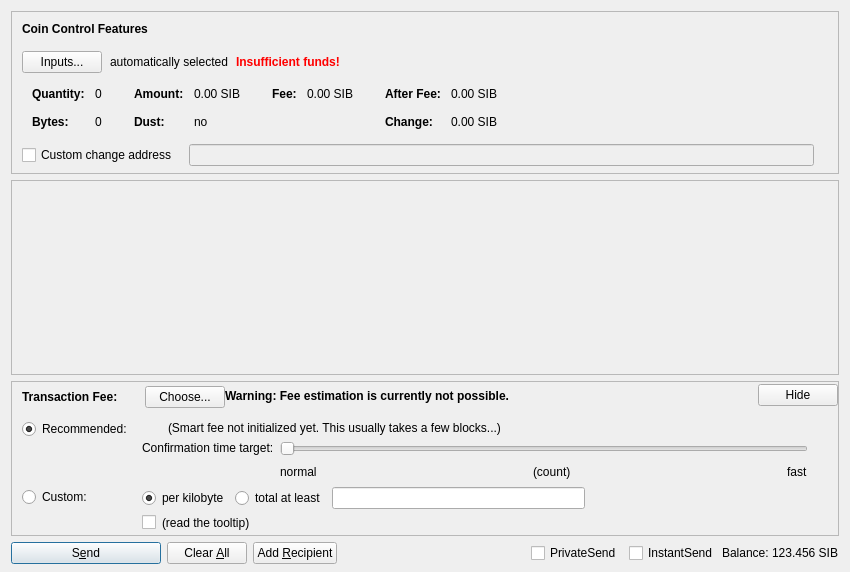
<?xml version="1.0" encoding="UTF-8"?>
<ui version="4.0">
 <class>SendCoinsDialog</class>
 <widget class="QDialog" name="SendCoinsDialog">
  <property name="geometry">
   <rect>
    <x>0</x>
    <y>0</y>
    <width>850</width>
    <height>572</height>
   </rect>
  </property>
  <property name="windowTitle">
   <string>Send Coins</string>
  </property>
  <layout class="QVBoxLayout" name="verticalLayout" stretch="0,1,0,0">
   <property name="bottomMargin">
    <number>8</number>
   </property>
   <item>
    <widget class="QFrame" name="frameCoinControl">
     <property name="sizePolicy">
      <sizepolicy hsizetype="Expanding" vsizetype="Expanding">
       <horstretch>0</horstretch>
       <verstretch>0</verstretch>
      </sizepolicy>
     </property>
     <property name="maximumSize">
      <size>
       <width>16777215</width>
       <height>16777215</height>
      </size>
     </property>
     <property name="frameShape">
      <enum>QFrame::StyledPanel</enum>
     </property>
     <property name="frameShadow">
      <enum>QFrame::Sunken</enum>
     </property>
     <layout class="QVBoxLayout" name="verticalLayoutCoinControl2">
      <property name="spacing">
       <number>0</number>
      </property>
      <property name="leftMargin">
       <number>0</number>
      </property>
      <property name="topMargin">
       <number>0</number>
      </property>
      <property name="rightMargin">
       <number>0</number>
      </property>
      <property name="bottomMargin">
       <number>6</number>
      </property>
      <item>
       <layout class="QVBoxLayout" name="verticalLayoutCoinControl" stretch="0,0,0,0,1">
        <property name="spacing">
         <number>0</number>
        </property>
        <property name="leftMargin">
         <number>10</number>
        </property>
        <property name="topMargin">
         <number>10</number>
        </property>
        <item>
         <layout class="QHBoxLayout" name="horizontalLayoutCoinControl1">
          <property name="bottomMargin">
           <number>15</number>
          </property>
          <item>
           <widget class="QLabel" name="labelCoinControlFeatures">
            <property name="sizePolicy">
             <sizepolicy hsizetype="Preferred" vsizetype="Maximum">
              <horstretch>0</horstretch>
              <verstretch>0</verstretch>
             </sizepolicy>
            </property>
            <property name="font">
             <font>
              <weight>75</weight>
              <bold>true</bold>
             </font>
            </property>
            <property name="styleSheet">
             <string notr="true">font-weight:bold;</string>
            </property>
            <property name="text">
             <string>Coin Control Features</string>
            </property>
           </widget>
          </item>
         </layout>
        </item>
        <item>
         <layout class="QHBoxLayout" name="horizontalLayoutCoinControl2" stretch="0,0,0,0">
          <property name="spacing">
           <number>8</number>
          </property>
          <property name="bottomMargin">
           <number>10</number>
          </property>
          <item>
           <widget class="QPushButton" name="pushButtonCoinControl">
            <property name="styleSheet">
             <string notr="true"/>
            </property>
            <property name="text">
             <string>Inputs...</string>
            </property>
            <property name="autoDefault">
             <bool>false</bool>
            </property>
           </widget>
          </item>
          <item>
           <widget class="QLabel" name="labelCoinControlAutomaticallySelected">
            <property name="text">
             <string>automatically selected</string>
            </property>
            <property name="margin">
             <number>5</number>
            </property>
           </widget>
          </item>
          <item>
           <widget class="QLabel" name="labelCoinControlInsuffFunds">
            <property name="font">
             <font>
              <weight>75</weight>
              <bold>true</bold>
             </font>
            </property>
            <property name="styleSheet">
             <string notr="true">color:red;font-weight:bold;</string>
            </property>
            <property name="text">
             <string>Insufficient funds!</string>
            </property>
            <property name="margin">
             <number>5</number>
            </property>
           </widget>
          </item>
          <item>
           <spacer name="horizontalSpacerCoinControl">
            <property name="orientation">
             <enum>Qt::Horizontal</enum>
            </property>
            <property name="sizeHint" stdset="0">
             <size>
              <width>40</width>
              <height>1</height>
             </size>
            </property>
           </spacer>
          </item>
         </layout>
        </item>
        <item>
         <widget class="QWidget" name="widgetCoinControl" native="true">
          <property name="sizePolicy">
           <sizepolicy hsizetype="Preferred" vsizetype="Preferred">
            <horstretch>0</horstretch>
            <verstretch>0</verstretch>
           </sizepolicy>
          </property>
          <property name="minimumSize">
           <size>
            <width>0</width>
            <height>0</height>
           </size>
          </property>
          <property name="styleSheet">
           <string notr="true"/>
          </property>
          <layout class="QHBoxLayout" name="horizontalLayoutCoinControl5">
           <property name="margin">
            <number>0</number>
           </property>
           <item>
            <layout class="QHBoxLayout" name="horizontalLayoutCoinControl3" stretch="0,0,0,1">
             <property name="spacing">
              <number>20</number>
             </property>
             <property name="topMargin">
              <number>0</number>
             </property>
             <property name="bottomMargin">
              <number>10</number>
             </property>
             <item>
              <layout class="QFormLayout" name="formLayoutCoinControl1">
               <property name="horizontalSpacing">
                <number>10</number>
               </property>
               <property name="verticalSpacing">
                <number>14</number>
               </property>
               <property name="leftMargin">
                <number>10</number>
               </property>
               <property name="topMargin">
                <number>4</number>
               </property>
               <property name="rightMargin">
                <number>6</number>
               </property>
               <item row="0" column="0">
                <widget class="QLabel" name="labelCoinControlQuantityText">
                 <property name="font">
                  <font>
                   <weight>75</weight>
                   <bold>true</bold>
                  </font>
                 </property>
                 <property name="text">
                  <string>Quantity:</string>
                 </property>
                 <property name="margin">
                  <number>0</number>
                 </property>
                </widget>
               </item>
               <item row="0" column="1">
                <widget class="QLabel" name="labelCoinControlQuantity">
                 <property name="cursor">
                  <cursorShape>IBeamCursor</cursorShape>
                 </property>
                 <property name="contextMenuPolicy">
                  <enum>Qt::ActionsContextMenu</enum>
                 </property>
                 <property name="text">
                  <string notr="true">0</string>
                 </property>
                 <property name="margin">
                  <number>0</number>
                 </property>
                 <property name="textInteractionFlags">
                  <set>Qt::LinksAccessibleByMouse|Qt::TextSelectableByKeyboard|Qt::TextSelectableByMouse</set>
                 </property>
                </widget>
               </item>
               <item row="1" column="0">
                <widget class="QLabel" name="labelCoinControlBytesText">
                 <property name="font">
                  <font>
                   <weight>75</weight>
                   <bold>true</bold>
                  </font>
                 </property>
                 <property name="text">
                  <string>Bytes:</string>
                 </property>
                </widget>
               </item>
               <item row="1" column="1">
                <widget class="QLabel" name="labelCoinControlBytes">
                 <property name="cursor">
                  <cursorShape>IBeamCursor</cursorShape>
                 </property>
                 <property name="contextMenuPolicy">
                  <enum>Qt::ActionsContextMenu</enum>
                 </property>
                 <property name="text">
                  <string notr="true">0</string>
                 </property>
                 <property name="textInteractionFlags">
                  <set>Qt::LinksAccessibleByMouse|Qt::TextSelectableByKeyboard|Qt::TextSelectableByMouse</set>
                 </property>
                </widget>
               </item>
              </layout>
             </item>
             <item>
              <layout class="QFormLayout" name="formLayoutCoinControl2">
               <property name="horizontalSpacing">
                <number>10</number>
               </property>
               <property name="verticalSpacing">
                <number>14</number>
               </property>
               <property name="leftMargin">
                <number>6</number>
               </property>
               <property name="topMargin">
                <number>4</number>
               </property>
               <property name="rightMargin">
                <number>6</number>
               </property>
               <item row="0" column="0">
                <widget class="QLabel" name="labelCoinControlAmountText">
                 <property name="font">
                  <font>
                   <weight>75</weight>
                   <bold>true</bold>
                  </font>
                 </property>
                 <property name="text">
                  <string>Amount:</string>
                 </property>
                 <property name="margin">
                  <number>0</number>
                 </property>
                </widget>
               </item>
               <item row="0" column="1">
                <widget class="QLabel" name="labelCoinControlAmount">
                 <property name="cursor">
                  <cursorShape>IBeamCursor</cursorShape>
                 </property>
                 <property name="contextMenuPolicy">
                  <enum>Qt::ActionsContextMenu</enum>
                 </property>
                 <property name="text">
                  <string notr="true">0.00 SIB</string>
                 </property>
                 <property name="textInteractionFlags">
                  <set>Qt::LinksAccessibleByMouse|Qt::TextSelectableByKeyboard|Qt::TextSelectableByMouse</set>
                 </property>
                </widget>
               </item>
               <item row="1" column="0">
                <widget class="QLabel" name="labelCoinControlLowOutputText">
                 <property name="font">
                  <font>
                   <weight>75</weight>
                   <bold>true</bold>
                  </font>
                 </property>
                 <property name="text">
                  <string>Dust:</string>
                 </property>
                </widget>
               </item>
               <item row="1" column="1">
                <widget class="QLabel" name="labelCoinControlLowOutput">
                 <property name="cursor">
                  <cursorShape>IBeamCursor</cursorShape>
                 </property>
                 <property name="contextMenuPolicy">
                  <enum>Qt::ActionsContextMenu</enum>
                 </property>
                 <property name="text">
                  <string notr="true">no</string>
                 </property>
                 <property name="textInteractionFlags">
                  <set>Qt::LinksAccessibleByMouse|Qt::TextSelectableByKeyboard|Qt::TextSelectableByMouse</set>
                 </property>
                </widget>
               </item>
              </layout>
             </item>
             <item>
              <layout class="QFormLayout" name="formLayoutCoinControl3">
               <property name="horizontalSpacing">
                <number>10</number>
               </property>
               <property name="verticalSpacing">
                <number>14</number>
               </property>
               <property name="leftMargin">
                <number>6</number>
               </property>
               <property name="topMargin">
                <number>4</number>
               </property>
               <property name="rightMargin">
                <number>6</number>
               </property>
               <item row="0" column="0">
                <widget class="QLabel" name="labelCoinControlFeeText">
                 <property name="font">
                  <font>
                   <weight>75</weight>
                   <bold>true</bold>
                  </font>
                 </property>
                 <property name="text">
                  <string>Fee:</string>
                 </property>
                 <property name="margin">
                  <number>0</number>
                 </property>
                </widget>
               </item>
               <item row="0" column="1">
                <widget class="QLabel" name="labelCoinControlFee">
                 <property name="cursor">
                  <cursorShape>IBeamCursor</cursorShape>
                 </property>
                 <property name="contextMenuPolicy">
                  <enum>Qt::ActionsContextMenu</enum>
                 </property>
                 <property name="text">
                  <string notr="true">0.00 SIB</string>
                 </property>
                 <property name="textInteractionFlags">
                  <set>Qt::LinksAccessibleByMouse|Qt::TextSelectableByKeyboard|Qt::TextSelectableByMouse</set>
                 </property>
                </widget>
               </item>
              </layout>
             </item>
             <item>
              <layout class="QFormLayout" name="formLayoutCoinControl4">
               <property name="horizontalSpacing">
                <number>10</number>
               </property>
               <property name="verticalSpacing">
                <number>14</number>
               </property>
               <property name="leftMargin">
                <number>6</number>
               </property>
               <property name="topMargin">
                <number>4</number>
               </property>
               <property name="rightMargin">
                <number>6</number>
               </property>
               <item row="0" column="0">
                <widget class="QLabel" name="labelCoinControlAfterFeeText">
                 <property name="font">
                  <font>
                   <weight>75</weight>
                   <bold>true</bold>
                  </font>
                 </property>
                 <property name="text">
                  <string>After Fee:</string>
                 </property>
                 <property name="margin">
                  <number>0</number>
                 </property>
                </widget>
               </item>
               <item row="0" column="1">
                <widget class="QLabel" name="labelCoinControlAfterFee">
                 <property name="cursor">
                  <cursorShape>IBeamCursor</cursorShape>
                 </property>
                 <property name="contextMenuPolicy">
                  <enum>Qt::ActionsContextMenu</enum>
                 </property>
                 <property name="text">
                  <string notr="true">0.00 SIB</string>
                 </property>
                 <property name="textInteractionFlags">
                  <set>Qt::LinksAccessibleByMouse|Qt::TextSelectableByKeyboard|Qt::TextSelectableByMouse</set>
                 </property>
                </widget>
               </item>
               <item row="1" column="0">
                <widget class="QLabel" name="labelCoinControlChangeText">
                 <property name="font">
                  <font>
                   <weight>75</weight>
                   <bold>true</bold>
                  </font>
                 </property>
                 <property name="text">
                  <string>Change:</string>
                 </property>
                </widget>
               </item>
               <item row="1" column="1">
                <widget class="QLabel" name="labelCoinControlChange">
                 <property name="cursor">
                  <cursorShape>IBeamCursor</cursorShape>
                 </property>
                 <property name="contextMenuPolicy">
                  <enum>Qt::ActionsContextMenu</enum>
                 </property>
                 <property name="text">
                  <string notr="true">0.00 SIB</string>
                 </property>
                 <property name="textInteractionFlags">
                  <set>Qt::LinksAccessibleByMouse|Qt::TextSelectableByKeyboard|Qt::TextSelectableByMouse</set>
                 </property>
                </widget>
               </item>
              </layout>
             </item>
            </layout>
           </item>
          </layout>
         </widget>
        </item>
        <item>
         <layout class="QHBoxLayout" name="horizontalLayoutCoinControl4" stretch="0,0,0">
          <property name="spacing">
           <number>12</number>
          </property>
          <property name="sizeConstraint">
           <enum>QLayout::SetDefaultConstraint</enum>
          </property>
          <property name="topMargin">
           <number>5</number>
          </property>
          <property name="rightMargin">
           <number>5</number>
          </property>
          <item>
           <widget class="QCheckBox" name="checkBoxCoinControlChange">
            <property name="toolTip">
             <string>If this is activated, but the change address is empty or invalid, change will be sent to a newly generated address.</string>
            </property>
            <property name="text">
             <string>Custom change address</string>
            </property>
           </widget>
          </item>
          <item>
           <widget class="QValidatedLineEdit" name="lineEditCoinControlChange">
            <property name="enabled">
             <bool>false</bool>
            </property>
            <property name="sizePolicy">
             <sizepolicy hsizetype="Expanding" vsizetype="Fixed">
              <horstretch>0</horstretch>
              <verstretch>0</verstretch>
             </sizepolicy>
            </property>
           </widget>
          </item>
          <item>
           <widget class="QLabel" name="labelCoinControlChangeLabel">
            <property name="sizePolicy">
             <sizepolicy hsizetype="Preferred" vsizetype="Expanding">
              <horstretch>0</horstretch>
              <verstretch>0</verstretch>
             </sizepolicy>
            </property>
            <property name="minimumSize">
             <size>
              <width>0</width>
              <height>0</height>
             </size>
            </property>
            <property name="text">
             <string/>
            </property>
            <property name="margin">
             <number>3</number>
            </property>
           </widget>
          </item>
         </layout>
        </item>
        <item>
         <spacer name="verticalSpacerCoinControl">
          <property name="orientation">
           <enum>Qt::Vertical</enum>
          </property>
          <property name="sizeHint" stdset="0">
           <size>
            <width>800</width>
            <height>1</height>
           </size>
          </property>
         </spacer>
        </item>
       </layout>
      </item>
     </layout>
    </widget>
   </item>
   <item>
    <widget class="QScrollArea" name="scrollArea">
     <property name="widgetResizable">
      <bool>true</bool>
     </property>
     <widget class="QWidget" name="scrollAreaWidgetContents">
      <property name="geometry">
       <rect>
        <x>0</x>
        <y>0</y>
        <width>828</width>
        <height>90</height>
       </rect>
      </property>
      <layout class="QVBoxLayout" name="verticalLayout_2" stretch="0,1">
       <property name="margin">
        <number>0</number>
       </property>
       <item>
        <layout class="QVBoxLayout" name="entries">
         <property name="spacing">
          <number>6</number>
         </property>
        </layout>
       </item>
       <item>
        <spacer name="verticalSpacer">
         <property name="orientation">
          <enum>Qt::Vertical</enum>
         </property>
         <property name="sizeHint" stdset="0">
          <size>
           <width>20</width>
           <height>40</height>
          </size>
         </property>
        </spacer>
       </item>
      </layout>
     </widget>
    </widget>
   </item>
   <item>
    <widget class="QFrame" name="frameFee">
     <property name="sizePolicy">
      <sizepolicy hsizetype="Expanding" vsizetype="Expanding">
       <horstretch>0</horstretch>
       <verstretch>0</verstretch>
      </sizepolicy>
     </property>
     <property name="maximumSize">
      <size>
       <width>16777215</width>
       <height>16777215</height>
      </size>
     </property>
     <property name="frameShape">
      <enum>QFrame::StyledPanel</enum>
     </property>
     <property name="frameShadow">
      <enum>QFrame::Sunken</enum>
     </property>
     <layout class="QVBoxLayout" name="verticalLayoutFee1">
      <property name="spacing">
       <number>0</number>
      </property>
      <property name="margin">
       <number>0</number>
      </property>
      <item>
       <layout class="QVBoxLayout" name="verticalLayoutFee2" stretch="0,0,0">
        <property name="spacing">
         <number>0</number>
        </property>
        <property name="leftMargin">
         <number>10</number>
        </property>
        <property name="topMargin">
         <number>0</number>
        </property>
        <item>
         <layout class="QHBoxLayout" name="horizontalLayoutFee1">
          <property name="bottomMargin">
           <number>0</number>
          </property>
          <item>
           <layout class="QVBoxLayout" name="verticalLayoutFee7">
            <property name="spacing">
             <number>0</number>
            </property>
            <item>
             <spacer name="verticalSpacerSmartFee">
              <property name="orientation">
               <enum>Qt::Vertical</enum>
              </property>
              <property name="sizeType">
               <enum>QSizePolicy::Fixed</enum>
              </property>
              <property name="sizeHint" stdset="0">
               <size>
                <width>1</width>
                <height>4</height>
               </size>
              </property>
             </spacer>
            </item>
            <item>
             <layout class="QHBoxLayout" name="horizontalLayoutSmartFee">
              <property name="spacing">
               <number>10</number>
              </property>
              <item>
               <widget class="QLabel" name="labelFeeHeadline">
                <property name="sizePolicy">
                 <sizepolicy hsizetype="Preferred" vsizetype="Maximum">
                  <horstretch>0</horstretch>
                  <verstretch>0</verstretch>
                 </sizepolicy>
                </property>
                <property name="font">
                 <font>
                  <weight>75</weight>
                  <bold>true</bold>
                 </font>
                </property>
                <property name="styleSheet">
                 <string notr="true">font-weight:bold;</string>
                </property>
                <property name="text">
                 <string>Transaction Fee:</string>
                </property>
               </widget>
              </item>
              <item>
               <widget class="QLabel" name="labelFeeMinimized">
                <property name="text">
                 <string/>
                </property>
               </widget>
              </item>
              <item>
               <widget class="QPushButton" name="buttonChooseFee">
                <property name="text">
                 <string>Choose...</string>
                </property>
               </widget>
              </item>
             </layout>
            </item>
            <item>
             <spacer name="verticalSpacer_5">
              <property name="orientation">
               <enum>Qt::Vertical</enum>
              </property>
              <property name="sizeHint" stdset="0">
               <size>
                <width>1</width>
                <height>1</height>
               </size>
              </property>
             </spacer>
            </item>
           </layout>
          </item>
          <item>
           <widget class="QLabel" name="fallbackFeeWarningLabel">
            <property name="font">
             <font>
              <weight>75</weight>
              <bold>true</bold>
             </font>
            </property>
            <property name="toolTip">
             <string>Using the fallbackfee can result in sending a transaction that will take several hours or days (or never) to confirm. Consider choosing your fee manually or wait until your have validated the complete chain.</string>
            </property>
            <property name="text">
             <string>Warning: Fee estimation is currently not possible.</string>
            </property>
            <property name="wordWrap">
             <bool>false</bool>
            </property>
           </widget>
          </item>
          <item>
           <spacer name="horizontalSpacer_4">
            <property name="orientation">
             <enum>Qt::Horizontal</enum>
            </property>
            <property name="sizeType">
             <enum>QSizePolicy::MinimumExpanding</enum>
            </property>
            <property name="sizeHint" stdset="0">
             <size>
              <width>40</width>
              <height>20</height>
             </size>
            </property>
           </spacer>
          </item>
          <item>
           <widget class="QPushButton" name="buttonMinimizeFee">
            <property name="toolTip">
             <string>collapse fee-settings</string>
            </property>
            <property name="text">
             <string>Hide</string>
            </property>
           </widget>
          </item>
         </layout>
        </item>
        <item>
         <widget class="QFrame" name="frameFeeSelection">
          <layout class="QVBoxLayout" name="verticalLayoutFee12">
           <property name="spacing">
            <number>0</number>
           </property>
           <property name="margin">
            <number>0</number>
           </property>
           <item>
            <layout class="QGridLayout" name="gridLayoutFee">
             <property name="topMargin">
              <number>10</number>
             </property>
             <property name="bottomMargin">
              <number>4</number>
             </property>
             <property name="horizontalSpacing">
              <number>10</number>
             </property>
             <property name="verticalSpacing">
              <number>4</number>
             </property>
             <item row="1" column="1">
              <layout class="QVBoxLayout" name="verticalLayoutFee8">
               <property name="spacing">
                <number>6</number>
               </property>
               <item>
                <layout class="QHBoxLayout" name="horizontalLayoutFee13">
                 <item>
                  <widget class="QRadioButton" name="radioCustomPerKilobyte">
                   <property name="toolTip">
                    <string>If the custom fee is set to 1000 duffs and the transaction is only 250 bytes, then &quot;per kilobyte&quot; only pays 250 duffs in fee,&lt;br /&gt;while &quot;at least&quot; pays 1000 duffs. For transactions bigger than a kilobyte both pay by kilobyte.</string>
                   </property>
                   <property name="text">
                    <string>per kilobyte</string>
                   </property>
                   <property name="checked">
                    <bool>true</bool>
                   </property>
                   <attribute name="buttonGroup">
                    <string notr="true">groupCustomFee</string>
                   </attribute>
                  </widget>
                 </item>
                 <item>
                  <widget class="QRadioButton" name="radioCustomAtLeast">
                   <property name="toolTip">
                    <string>If the custom fee is set to 1000 duffs and the transaction is only 250 bytes, then &quot;per kilobyte&quot; only pays 250 duffs in fee,&lt;br /&gt;while &quot;total at least&quot; pays 1000 duffs. For transactions bigger than a kilobyte both pay by kilobyte.</string>
                   </property>
                   <property name="text">
                    <string>total at least</string>
                   </property>
                   <attribute name="buttonGroup">
                    <string notr="true">groupCustomFee</string>
                   </attribute>
                  </widget>
                 </item>
                 <item>
                  <widget class="BitcoinAmountField" name="customFee"/>
                 </item>
                 <item>
                  <spacer name="horizontalSpacer_6">
                   <property name="orientation">
                    <enum>Qt::Horizontal</enum>
                   </property>
                   <property name="sizeHint" stdset="0">
                    <size>
                     <width>1</width>
                     <height>1</height>
                    </size>
                   </property>
                  </spacer>
                 </item>
                </layout>
               </item>
               <item>
                <layout class="QHBoxLayout" name="horizontalLayoutFee8">
                 <item>
                  <widget class="QCheckBox" name="checkBoxMinimumFee">
                   <property name="toolTip">
                    <string>Paying only the minimum fee is just fine as long as there is less transaction volume than space in the blocks.&lt;br /&gt;But be aware that this can end up in a never confirming transaction once there is more demand for dash transactions than the network can process.</string>
                   </property>
                   <property name="text">
                    <string/>
                   </property>
                  </widget>
                 </item>
                 <item>
                  <widget class="QLabel" name="labelMinFeeWarning">
                   <property name="enabled">
                    <bool>true</bool>
                   </property>
                   <property name="toolTip">
                    <string>Paying only the minimum fee is just fine as long as there is less transaction volume than space in the blocks.&lt;br /&gt;But be aware that this can end up in a never confirming transaction once there is more demand for dash transactions than the network can process.</string>
                   </property>
                   <property name="text">
                    <string>(read the tooltip)</string>
                   </property>
                   <property name="margin">
                    <number>5</number>
                   </property>
                  </widget>
                 </item>
                 <item>
                  <spacer name="horizontalSpacer_2">
                   <property name="orientation">
                    <enum>Qt::Horizontal</enum>
                   </property>
                   <property name="sizeHint" stdset="0">
                    <size>
                     <width>1</width>
                     <height>1</height>
                    </size>
                   </property>
                  </spacer>
                 </item>
                </layout>
               </item>
              </layout>
             </item>
             <item row="0" column="0">
              <layout class="QVBoxLayout" name="verticalLayoutFee4" stretch="0,1">
               <item>
                <widget class="QRadioButton" name="radioSmartFee">
                 <property name="text">
                  <string>Recommended:</string>
                 </property>
                 <property name="checked">
                  <bool>true</bool>
                 </property>
                 <attribute name="buttonGroup">
                  <string notr="true">groupFee</string>
                 </attribute>
                </widget>
               </item>
               <item>
                <spacer name="verticalSpacer_2">
                 <property name="orientation">
                  <enum>Qt::Vertical</enum>
                 </property>
                 <property name="sizeHint" stdset="0">
                  <size>
                   <width>1</width>
                   <height>1</height>
                  </size>
                 </property>
                </spacer>
               </item>
              </layout>
             </item>
             <item row="1" column="0">
              <layout class="QVBoxLayout" name="verticalLayoutFee9" stretch="0,1">
               <item>
                <widget class="QRadioButton" name="radioCustomFee">
                 <property name="text">
                  <string>Custom:</string>
                 </property>
                 <attribute name="buttonGroup">
                  <string notr="true">groupFee</string>
                 </attribute>
                </widget>
               </item>
               <item>
                <spacer name="verticalSpacer_6">
                 <property name="orientation">
                  <enum>Qt::Vertical</enum>
                 </property>
                 <property name="sizeHint" stdset="0">
                  <size>
                   <width>1</width>
                   <height>1</height>
                  </size>
                 </property>
                </spacer>
               </item>
              </layout>
             </item>
             <item row="0" column="1">
              <layout class="QVBoxLayout" name="verticalLayoutFee3" stretch="0,0,1">
               <property name="spacing">
                <number>6</number>
               </property>
               <property name="topMargin">
                <number>2</number>
               </property>
               <item>
                <layout class="QHBoxLayout" name="horizontalLayoutFee12">
                 <item>
                  <widget class="QLabel" name="labelSmartFee">
                   <property name="text">
                    <string/>
                   </property>
                   <property name="margin">
                    <number>2</number>
                   </property>
                  </widget>
                 </item>
                 <item>
                  <widget class="QLabel" name="labelFeeEstimation">
                   <property name="text">
                    <string/>
                   </property>
                  </widget>
                 </item>
                 <item>
                  <widget class="QLabel" name="labelSmartFee2">
                   <property name="text">
                    <string>(Smart fee not initialized yet. This usually takes a few blocks...)</string>
                   </property>
                   <property name="margin">
                    <number>2</number>
                   </property>
                  </widget>
                 </item>
                 <item>
                  <spacer name="horizontalSpacer_5">
                   <property name="orientation">
                    <enum>Qt::Horizontal</enum>
                   </property>
                   <property name="sizeHint" stdset="0">
                    <size>
                     <width>1</width>
                     <height>1</height>
                    </size>
                   </property>
                  </spacer>
                 </item>
                </layout>
               </item>
               <item>
                <layout class="QHBoxLayout" name="horizontalLayoutFee9">
                 <item>
                  <layout class="QVBoxLayout" name="verticalLayoutFee6">
                   <item>
                    <widget class="QLabel" name="labelSmartFee3">
                     <property name="text">
                      <string>Confirmation time target:</string>
                     </property>
                     <property name="margin">
                      <number>2</number>
                     </property>
                    </widget>
                   </item>
                   <item>
                    <spacer name="verticalSpacer_3">
                     <property name="orientation">
                      <enum>Qt::Vertical</enum>
                     </property>
                     <property name="sizeHint" stdset="0">
                      <size>
                       <width>1</width>
                       <height>1</height>
                      </size>
                     </property>
                    </spacer>
                   </item>
                  </layout>
                 </item>
                 <item>
                  <layout class="QVBoxLayout" name="verticalLayoutFee5">
                   <property name="rightMargin">
                    <number>30</number>
                   </property>
                   <item>
                    <widget class="QSlider" name="sliderSmartFee">
                     <property name="minimum">
                      <number>0</number>
                     </property>
                     <property name="maximum">
                      <number>23</number>
                     </property>
                     <property name="pageStep">
                      <number>1</number>
                     </property>
                     <property name="value">
                      <number>0</number>
                     </property>
                     <property name="orientation">
                      <enum>Qt::Horizontal</enum>
                     </property>
                     <property name="invertedAppearance">
                      <bool>false</bool>
                     </property>
                     <property name="invertedControls">
                      <bool>false</bool>
                     </property>
                     <property name="tickPosition">
                      <enum>QSlider::NoTicks</enum>
                     </property>
                    </widget>
                   </item>
                   <item>
                    <layout class="QHBoxLayout" name="horizontalLayoutFee10">
                     <item>
                      <widget class="QLabel" name="labelSmartFeeNormal">
                       <property name="text">
                        <string>normal</string>
                       </property>
                      </widget>
                     </item>
                     <item>
                      <spacer name="horizontalSpacer_7">
                       <property name="orientation">
                        <enum>Qt::Horizontal</enum>
                       </property>
                       <property name="sizeHint" stdset="0">
                        <size>
                         <width>40</width>
                         <height>20</height>
                        </size>
                       </property>
                      </spacer>
                     </item>
                     <item>
                      <widget class="QLabel" name="confirmationTargetLabel">
                       <property name="text">
                        <string notr="true">(count)</string>
                       </property>
                      </widget>
                     </item>
                     <item>
                      <spacer name="horizontalSpacer_3">
                       <property name="orientation">
                        <enum>Qt::Horizontal</enum>
                       </property>
                       <property name="sizeHint" stdset="0">
                        <size>
                         <width>40</width>
                         <height>20</height>
                        </size>
                       </property>
                      </spacer>
                     </item>
                     <item>
                      <widget class="QLabel" name="labelSmartFeeFast">
                       <property name="text">
                        <string>fast</string>
                       </property>
                      </widget>
                     </item>
                    </layout>
                   </item>
                  </layout>
                 </item>
                </layout>
               </item>
               <item>
                <spacer name="verticalSpacer_4">
                 <property name="orientation">
                  <enum>Qt::Vertical</enum>
                 </property>
                 <property name="sizeHint" stdset="0">
                  <size>
                   <width>1</width>
                   <height>1</height>
                  </size>
                 </property>
                </spacer>
               </item>
              </layout>
             </item>
            </layout>
           </item>
          </layout>
         </widget>
        </item>
        <item>
         <spacer name="verticalSpacerFee">
          <property name="orientation">
           <enum>Qt::Vertical</enum>
          </property>
          <property name="sizeHint" stdset="0">
           <size>
            <width>800</width>
            <height>1</height>
           </size>
          </property>
         </spacer>
        </item>
       </layout>
      </item>
     </layout>
    </widget>
   </item>
   <item>
    <layout class="QHBoxLayout" name="horizontalLayout">
     <item>
      <widget class="QPushButton" name="sendButton">
       <property name="minimumSize">
        <size>
         <width>150</width>
         <height>0</height>
        </size>
       </property>
       <property name="toolTip">
        <string>Confirm the send action</string>
       </property>
       <property name="text">
        <string>S&amp;end</string>
       </property>
       <property name="autoDefault">
        <bool>false</bool>
       </property>
       <property name="default">
        <bool>true</bool>
       </property>
      </widget>
     </item>
     <item>
      <widget class="QPushButton" name="clearButton">
       <property name="sizePolicy">
        <sizepolicy hsizetype="Minimum" vsizetype="Fixed">
         <horstretch>0</horstretch>
         <verstretch>0</verstretch>
        </sizepolicy>
       </property>
       <property name="toolTip">
        <string>Clear all fields of the form.</string>
       </property>
       <property name="text">
        <string>Clear &amp;All</string>
       </property>
       <property name="autoDefault">
        <bool>false</bool>
       </property>
      </widget>
     </item>
     <item>
      <widget class="QPushButton" name="addButton">
       <property name="toolTip">
        <string>Send to multiple recipients at once</string>
       </property>
       <property name="text">
        <string>Add &amp;Recipient</string>
       </property>
       <property name="autoDefault">
        <bool>false</bool>
       </property>
      </widget>
     </item>
     <item>
      <spacer name="horizontalSpacer">
       <property name="orientation">
        <enum>Qt::Horizontal</enum>
       </property>
       <property name="sizeHint" stdset="0">
        <size>
         <width>40</width>
         <height>20</height>
        </size>
       </property>
      </spacer>
     </item>
     <item>
      <layout class="QHBoxLayout" name="horizontalLayout_2">
       <property name="spacing">
        <number>3</number>
       </property>
       <item>
        <widget class="QCheckBox" name="checkUsePrivateSend">
         <property name="minimumSize">
          <size>
           <width>95</width>
           <height>0</height>
          </size>
         </property>
         <property name="text">
          <string>PrivateSend</string>
         </property>
         <property name="checked">
          <bool>false</bool>
         </property>
        </widget>
       </item>
       <item>
        <widget class="QCheckBox" name="checkUseInstantSend">
         <property name="enabled">
          <bool>true</bool>
         </property>
         <property name="minimumSize">
          <size>
           <width>85</width>
           <height>0</height>
          </size>
         </property>
         <property name="text">
          <string>InstantSend</string>
         </property>
        </widget>
       </item>
       <item>
        <widget class="QLabel" name="label">
         <property name="text">
          <string>Balance:</string>
         </property>
        </widget>
       </item>
       <item>
        <widget class="QLabel" name="labelBalance">
         <property name="sizePolicy">
          <sizepolicy hsizetype="Preferred" vsizetype="Fixed">
           <horstretch>0</horstretch>
           <verstretch>0</verstretch>
          </sizepolicy>
         </property>
         <property name="cursor">
          <cursorShape>IBeamCursor</cursorShape>
         </property>
         <property name="text">
          <string notr="true">123.456 SIB</string>
         </property>
         <property name="textInteractionFlags">
          <set>Qt::LinksAccessibleByMouse|Qt::TextSelectableByKeyboard|Qt::TextSelectableByMouse</set>
         </property>
        </widget>
       </item>
      </layout>
     </item>
    </layout>
   </item>
  </layout>
 </widget>
 <customwidgets>
  <customwidget>
   <class>QValidatedLineEdit</class>
   <extends>QLineEdit</extends>
   <header>qvalidatedlineedit.h</header>
  </customwidget>
  <customwidget>
   <class>BitcoinAmountField</class>
   <extends>QLineEdit</extends>
   <header>bitcoinamountfield.h</header>
   <container>1</container>
  </customwidget>
 </customwidgets>
 <resources>
  <include location="../sibcoin.qrc"/>
 </resources>
 <connections/>
 <buttongroups>
  <buttongroup name="groupCustomFee"/>
  <buttongroup name="groupFee"/>
 </buttongroups>
</ui>
